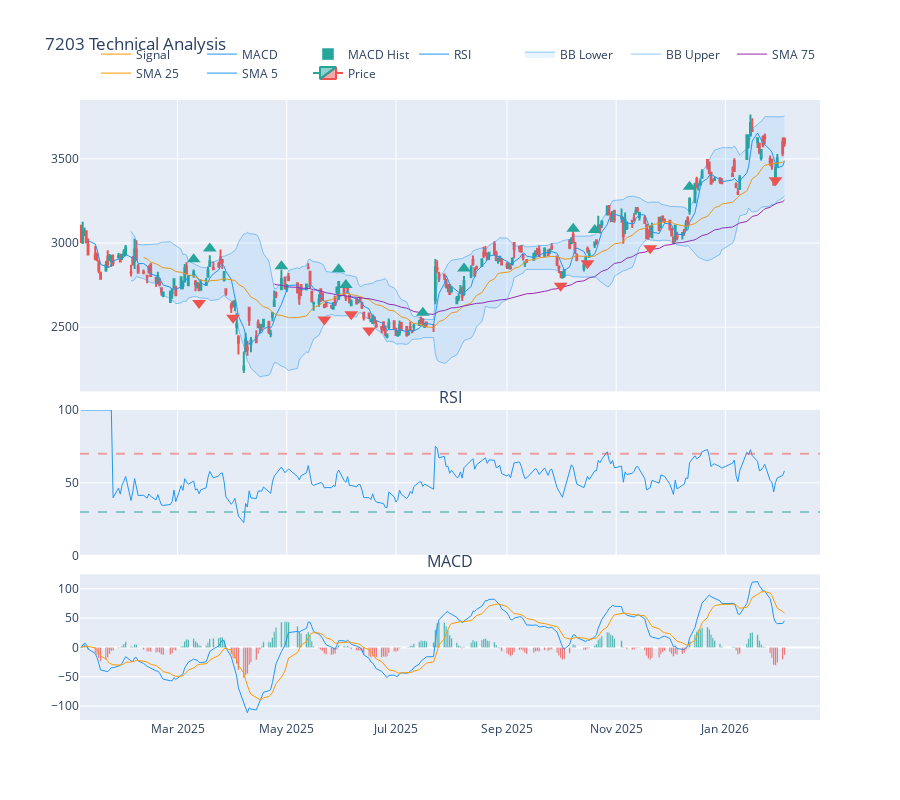

Write notebook code for a chart like this one.
### Code cell
# フル機能チャート（全指標表示）
fig = analyzer_jp.plot_chart(
    "7203",
    show_sma=[5, 25, 75],
    show_bb=True,
    show_rsi=True,
    show_macd=True,
    show_signals=True,
    signal_patterns=[(5, 25), (25, 75)],
    start="2025-01-01",
)
fig.show()

### Figure 1 — Plotly figure (JSON) as saved in the notebook; plotly's stock layout.template omitted (floating-point values rounded to 4 significant figures; data arrays with more than 128 entries replaced by an {"elided": "..."} marker saying what was removed)
{"data": [{"close": {"elided": "264 float values"}, "decreasing": {"line": {"color": "#ef5350"}}, "high": {"elided": "264 float values"}, "increasing": {"line": {"color": "#26a69a"}}, "low": {"elided": "264 float values"}, "name": "Price", "open": {"elided": "264 float values"}, "type": "candlestick", "x": {"elided": "264 str values"}, "xaxis": "x", "yaxis": "y"}, {"line": {"color": "#2196F3", "width": 1}, "name": "SMA 5", "type": "scatter", "x": {"elided": "264 str values"}, "xaxis": "x", "y": {"elided": "264 float values"}, "yaxis": "y"}, {"line": {"color": "#FF9800", "width": 1}, "name": "SMA 25", "type": "scatter", "x": {"elided": "264 str values"}, "xaxis": "x", "y": {"elided": "264 float values"}, "yaxis": "y"}, {"line": {"color": "#9C27B0", "width": 1}, "name": "SMA 75", "type": "scatter", "x": {"elided": "264 str values"}, "xaxis": "x", "y": {"elided": "264 float values"}, "yaxis": "y"}, {"line": {"color": "rgba(33, 150, 243, 0.5)", "width": 1}, "name": "BB Upper", "type": "scatter", "x": {"elided": "264 str values"}, "xaxis": "x", "y": {"elided": "264 float values"}, "yaxis": "y"}, {"fill": "tonexty", "fillcolor": "rgba(33, 150, 243, 0.1)", "line": {"color": "rgba(33, 150, 243, 0.5)", "width": 1}, "name": "BB Lower", "type": "scatter", "x": {"elided": "264 str values"}, "xaxis": "x", "y": {"elided": "264 float values"}, "yaxis": "y"}, {"hovertemplate": "Golden Cross<br>Date: %{x}<br>Price: 2829.00<br>MA: 5/25<extra></extra>", "marker": {"color": "#26a69a", "size": 12, "symbol": "triangle-up"}, "mode": "markers", "name": "GC (5/25)", "showlegend": false, "type": "scatter", "x": ["2025-03-10T00:00:00"], "xaxis": "x", "y": [2904.0], "yaxis": "y"}, {"hovertemplate": "Dead Cross<br>Date: %{x}<br>Price: 2719.00<br>MA: 5/25<extra></extra>", "marker": {"color": "#ef5350", "size": 12, "symbol": "triangle-down"}, "mode": "markers", "name": "DC (5/25)", "showlegend": false, "type": "scatter", "x": ["2025-03-13T00:00:00"], "xaxis": "x", "y": [2644.0], "yaxis": "y"}, {"hovertemplate": "Golden Cross<br>Date: %{x}<br>Price: 2892.00<br>MA: 5/25<extra></extra>", "marker": {"color": "#26a69a", "size": 12, "symbol": "triangle-up"}, "mode": "markers", "name": "GC (5/25)", "showlegend": false, "type": "scatter", "x": ["2025-03-19T00:00:00"], "xaxis": "x", "y": [2967.0], "yaxis": "y"}, {"hovertemplate": "Dead Cross<br>Date: %{x}<br>Price: 2630.50<br>MA: 5/25<extra></extra>", "marker": {"color": "#ef5350", "size": 12, "symbol": "triangle-down"}, "mode": "markers", "name": "DC (5/25)", "showlegend": false, "type": "scatter", "x": ["2025-04-01T00:00:00"], "xaxis": "x", "y": [2555.0], "yaxis": "y"}, {"hovertemplate": "Golden Cross<br>Date: %{x}<br>Price: 2786.50<br>MA: 5/25<extra></extra>", "marker": {"color": "#26a69a", "size": 12, "symbol": "triangle-up"}, "mode": "markers", "name": "GC (5/25)", "showlegend": false, "type": "scatter", "x": ["2025-04-28T00:00:00"], "xaxis": "x", "y": [2862.0], "yaxis": "y"}, {"hovertemplate": "Dead Cross<br>Date: %{x}<br>Price: 2620.00<br>MA: 5/25<extra></extra>", "marker": {"color": "#ef5350", "size": 12, "symbol": "triangle-down"}, "mode": "markers", "name": "DC (5/25)", "showlegend": false, "type": "scatter", "x": ["2025-05-22T00:00:00"], "xaxis": "x", "y": [2545.0], "yaxis": "y"}, {"hovertemplate": "Golden Cross<br>Date: %{x}<br>Price: 2769.00<br>MA: 25/75<extra></extra>", "marker": {"color": "#26a69a", "size": 12, "symbol": "triangle-up"}, "mode": "markers", "name": "GC (25/75)", "showlegend": false, "type": "scatter", "x": ["2025-05-30T00:00:00"], "xaxis": "x", "y": [2844.0], "yaxis": "y"}, {"hovertemplate": "Golden Cross<br>Date: %{x}<br>Price: 2675.00<br>MA: 5/25<extra></extra>", "marker": {"color": "#26a69a", "size": 12, "symbol": "triangle-up"}, "mode": "markers", "name": "GC (5/25)", "showlegend": false, "type": "scatter", "x": ["2025-06-03T00:00:00"], "xaxis": "x", "y": [2750.0], "yaxis": "y"}, {"hovertemplate": "Dead Cross<br>Date: %{x}<br>Price: 2652.00<br>MA: 5/25<extra></extra>", "marker": {"color": "#ef5350", "size": 12, "symbol": "triangle-down"}, "mode": "markers", "name": "DC (5/25)", "showlegend": false, "type": "scatter", "x": ["2025-06-06T00:00:00"], "xaxis": "x", "y": [2577.0], "yaxis": "y"}, {"hovertemplate": "Dead Cross<br>Date: %{x}<br>Price: 2554.50<br>MA: 25/75<extra></extra>", "marker": {"color": "#ef5350", "size": 12, "symbol": "triangle-down"}, "mode": "markers", "name": "DC (25/75)", "showlegend": false, "type": "scatter", "x": ["2025-06-16T00:00:00"], "xaxis": "x", "y": [2479.0], "yaxis": "y"}, {"hovertemplate": "Golden Cross<br>Date: %{x}<br>Price: 2509.50<br>MA: 5/25<extra></extra>", "marker": {"color": "#26a69a", "size": 12, "symbol": "triangle-up"}, "mode": "markers", "name": "GC (5/25)", "showlegend": false, "type": "scatter", "x": ["2025-07-16T00:00:00"], "xaxis": "x", "y": [2585.0], "yaxis": "y"}, {"hovertemplate": "Golden Cross<br>Date: %{x}<br>Price: 2773.00<br>MA: 25/75<extra></extra>", "marker": {"color": "#26a69a", "size": 12, "symbol": "triangle-up"}, "mode": "markers", "name": "GC (25/75)", "showlegend": false, "type": "scatter", "x": ["2025-08-08T00:00:00"], "xaxis": "x", "y": [2848.0], "yaxis": "y"}, {"hovertemplate": "Dead Cross<br>Date: %{x}<br>Price: 2821.50<br>MA: 5/25<extra></extra>", "marker": {"color": "#ef5350", "size": 12, "symbol": "triangle-down"}, "mode": "markers", "name": "DC (5/25)", "showlegend": false, "type": "scatter", "x": ["2025-10-01T00:00:00"], "xaxis": "x", "y": [2746.0], "yaxis": "y"}, {"hovertemplate": "Golden Cross<br>Date: %{x}<br>Price: 3009.00<br>MA: 5/25<extra></extra>", "marker": {"color": "#26a69a", "size": 12, "symbol": "triangle-up"}, "mode": "markers", "name": "GC (5/25)", "showlegend": false, "type": "scatter", "x": ["2025-10-08T00:00:00"], "xaxis": "x", "y": [3084.0], "yaxis": "y"}, {"hovertemplate": "Dead Cross<br>Date: %{x}<br>Price: 2954.50<br>MA: 5/25<extra></extra>", "marker": {"color": "#ef5350", "size": 12, "symbol": "triangle-down"}, "mode": "markers", "name": "DC (5/25)", "showlegend": false, "type": "scatter", "x": ["2025-10-16T00:00:00"], "xaxis": "x", "y": [2879.0], "yaxis": "y"}, {"hovertemplate": "Golden Cross<br>Date: %{x}<br>Price: 3003.00<br>MA: 5/25<extra></extra>", "marker": {"color": "#26a69a", "size": 12, "symbol": "triangle-up"}, "mode": "markers", "name": "GC (5/25)", "showlegend": false, "type": "scatter", "x": ["2025-10-20T00:00:00"], "xaxis": "x", "y": [3078.0], "yaxis": "y"}, {"hovertemplate": "Dead Cross<br>Date: %{x}<br>Price: 3044.00<br>MA: 5/25<extra></extra>", "marker": {"color": "#ef5350", "size": 12, "symbol": "triangle-down"}, "mode": "markers", "name": "DC (5/25)", "showlegend": false, "type": "scatter", "x": ["2025-11-20T00:00:00"], "xaxis": "x", "y": [2969.0], "yaxis": "y"}, {"hovertemplate": "Golden Cross<br>Date: %{x}<br>Price: 3260.00<br>MA: 5/25<extra></extra>", "marker": {"color": "#26a69a", "size": 12, "symbol": "triangle-up"}, "mode": "markers", "name": "GC (5/25)", "showlegend": false, "type": "scatter", "x": ["2025-12-12T00:00:00"], "xaxis": "x", "y": [3335.0], "yaxis": "y"}, {"hovertemplate": "Dead Cross<br>Date: %{x}<br>Price: 3448.00<br>MA: 5/25<extra></extra>", "marker": {"color": "#ef5350", "size": 12, "symbol": "triangle-down"}, "mode": "markers", "name": "DC (5/25)", "showlegend": false, "type": "scatter", "x": ["2026-01-29T00:00:00"], "xaxis": "x", "y": [3373.0], "yaxis": "y"}, {"line": {"color": "#2196F3", "width": 1}, "name": "RSI", "type": "scatter", "x": {"elided": "264 str values"}, "xaxis": "x2", "y": {"elided": "264 float values"}, "yaxis": "y2"}, {"marker": {"color": {"elided": "264 str values"}}, "name": "MACD Hist", "type": "bar", "x": {"elided": "264 str values"}, "xaxis": "x3", "y": {"elided": "264 float values"}, "yaxis": "y3"}, {"line": {"color": "#2196F3", "width": 1}, "name": "MACD", "type": "scatter", "x": {"elided": "264 str values"}, "xaxis": "x3", "y": {"elided": "264 float values"}, "yaxis": "y3"}, {"line": {"color": "#FF9800", "width": 1}, "name": "Signal", "type": "scatter", "x": {"elided": "264 str values"}, "xaxis": "x3", "y": {"elided": "264 float values"}, "yaxis": "y3"}], "layout": {"annotations": [{"font": {"size": 16}, "showarrow": false, "text": "RSI", "x": 0.5, "xanchor": "center", "xref": "paper", "y": 0.5, "yanchor": "bottom", "yref": "paper"}, {"font": {"size": 16}, "showarrow": false, "text": "MACD", "x": 0.5, "xanchor": "center", "xref": "paper", "y": 0.235, "yanchor": "bottom", "yref": "paper"}], "height": 800, "legend": {"orientation": "h", "x": 1, "xanchor": "right", "y": 1.02, "yanchor": "bottom"}, "shapes": [{"line": {"color": "rgba(239, 83, 80, 0.5)", "dash": "dash"}, "type": "line", "x0": 0, "x1": 1, "xref": "x2 domain", "y0": 70, "y1": 70, "yref": "y2"}, {"line": {"color": "rgba(38, 166, 154, 0.5)", "dash": "dash"}, "type": "line", "x0": 0, "x1": 1, "xref": "x2 domain", "y0": 30, "y1": 30, "yref": "y2"}], "showlegend": true, "title": {"text": "7203 Technical Analysis"}, "xaxis": {"anchor": "y", "domain": [0, 1], "matches": "x3", "rangeslider": {"visible": false}, "showticklabels": false}, "xaxis2": {"anchor": "y2", "domain": [0, 1], "matches": "x3", "showticklabels": false}, "xaxis3": {"anchor": "y3", "domain": [0, 1]}, "yaxis": {"anchor": "x", "domain": [0.53, 1]}, "yaxis2": {"anchor": "x2", "domain": [0.265, 0.5], "range": [0, 100]}, "yaxis3": {"anchor": "x3", "domain": [0, 0.235]}}}
